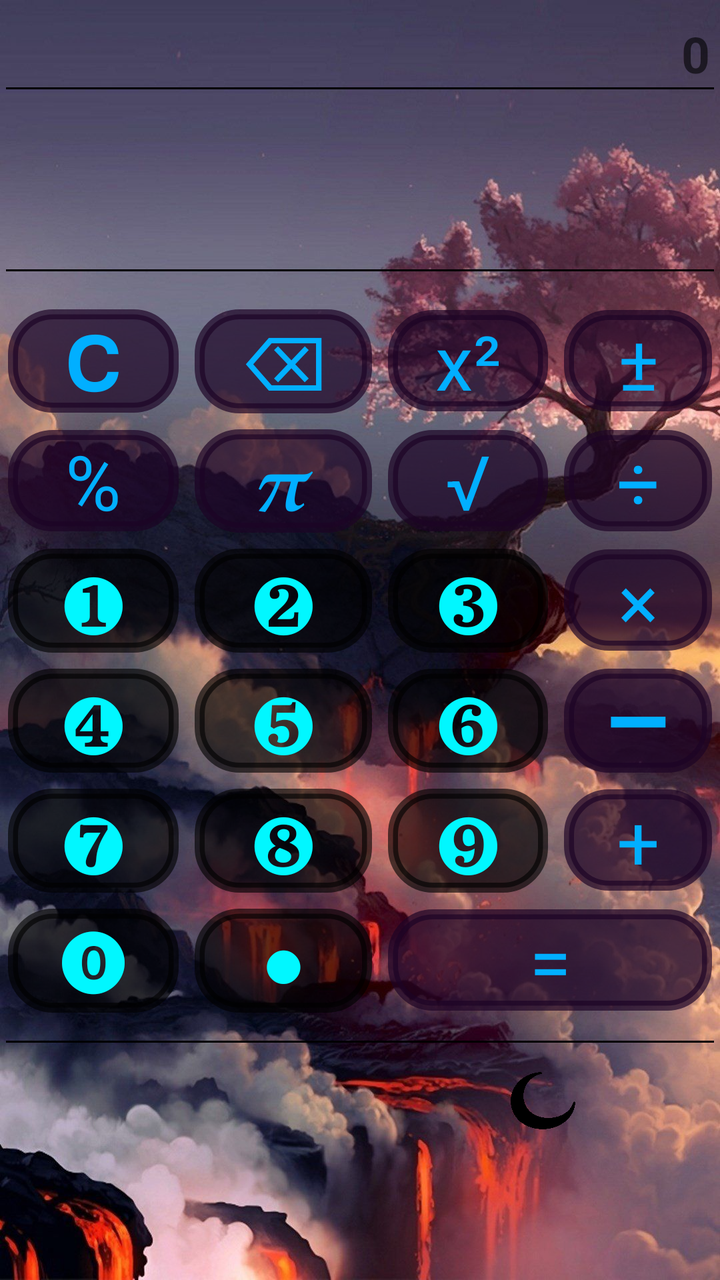
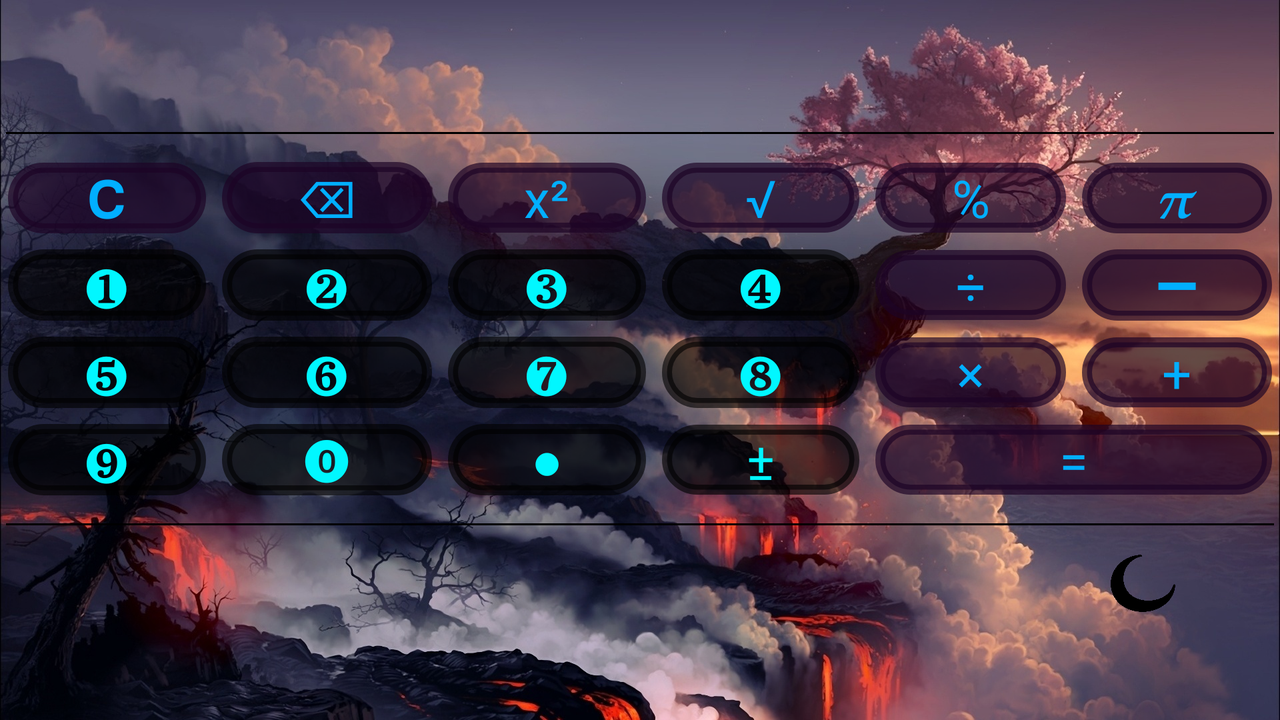

First picture: res/layout/ on a phone held upright. Second picture: the repository's own variant of that layout, on a device whose configuration matches the variant's folder. Source for both follows.
<!-- AndroidManifest.xml: application theme Theme.JavaForAndroid2 -->
<!-- res/layout/activity_main.xml -->
<?xml version="1.0" encoding="utf-8"?>
<LinearLayout xmlns:android="http://schemas.android.com/apk/res/android"
    xmlns:app="http://schemas.android.com/apk/res-auto"
    xmlns:tools="http://schemas.android.com/tools"
    style="?backgroundActivity"
    android:layout_width="match_parent"
    android:layout_height="match_parent"
    android:orientation="vertical"
    tools:context=".ui.CalculatorActivity">

    <TextView
        android:id="@+id/edUserInput"
        android:layout_width="match_parent"
        android:layout_height="wrap_content"
        android:layout_marginTop="10dp"
        android:gravity="end"
        android:hint="@string/zero"
        android:maxHeight="50sp"
        android:paddingEnd="5dp"
        android:textSize="25sp"
        android:textStyle="bold" />

    <View
        android:id="@+id/vLine1"
        android:layout_width="match_parent"
        android:layout_height="1dp"
        android:layout_gravity="center"
        android:layout_marginLeft="3dp"
        android:layout_marginRight="3dp"
        android:background="#000000" />

    <TextView
        android:id="@+id/tvResult"
        style="?textViewTextColor"
        android:layout_width="match_parent"
        android:layout_height="wrap_content"
        android:layout_marginBottom="20dp"
        android:gravity="end"
        android:maxHeight="70dp"
        android:paddingEnd="5dp"
        android:textSize="60sp"
        android:textStyle="bold" />

    <View
        android:id="@+id/vLine2"
        android:layout_width="match_parent"
        android:layout_height="1dp"
        android:layout_gravity="center"
        android:layout_marginLeft="3dp"
        android:layout_marginRight="3dp"
        android:layout_marginBottom="15dp"
        android:background="#000000" />


    <GridLayout
        android:layout_width="match_parent"
        android:layout_height="wrap_content"
        android:columnCount="4"
        android:paddingBottom="10dp"
        android:useDefaultMargins="true">


        <com.google.android.material.button.MaterialButton
            android:id="@+id/btClean"
            style="?calcActionButton"
            android:layout_width="wrap_content"
            android:layout_height="wrap_content"
            android:layout_row="0"
            android:layout_column="0"
            android:layout_columnWeight="1"
            android:text="@string/keyC"
            app:rippleColor="@color/purple_200" />


        <Button
            android:id="@+id/btDelete"
            style="?calcActionButton"
            android:layout_width="wrap_content"
            android:layout_height="wrap_content"
            android:layout_columnWeight="1"
            android:text="@string/keyDelete" />

        <Button
            android:id="@+id/btDegree"
            style="?calcActionButton"
            android:layout_width="wrap_content"
            android:layout_height="wrap_content"
            android:layout_columnWeight="1"
            android:text="@string/keyDegree" />

        <Button
            android:id="@+id/btPlusMinus"
            style="?calcActionButton"
            android:layout_width="wrap_content"
            android:layout_height="wrap_content"
            android:layout_columnWeight="1"
            android:text="@string/keyPlusMinus" />

        <Button
            android:id="@+id/btPercent"
            style="?calcActionButton"
            android:layout_width="wrap_content"
            android:layout_height="wrap_content"
            android:layout_columnWeight="1"
            android:text="@string/keyPercent" />

        <Button
            android:id="@+id/btPi"
            style="?calcActionButton"
            android:layout_width="wrap_content"
            android:layout_height="wrap_content"
            android:layout_columnWeight="1"
            android:text="@string/keyPi" />


        <Button
            android:id="@+id/btRoot"
            style="?calcActionButton"
            android:layout_width="wrap_content"
            android:layout_height="wrap_content"
            android:layout_columnWeight="1"
            android:text="@string/keyRoot" />

        <Button
            android:id="@+id/btDivide"
            style="?calcActionButton"
            android:layout_width="wrap_content"
            android:layout_height="wrap_content"
            android:layout_columnWeight="1"
            android:text="@string/keyDivide" />

        <Button
            android:id="@+id/btKey1"
            android:layout_width="wrap_content"
            android:layout_height="wrap_content"
            android:layout_columnWeight="1"
            android:text="@string/key1" />

        <Button
            android:id="@+id/btKey2"
            android:layout_width="wrap_content"
            android:layout_height="wrap_content"
            android:layout_columnWeight="1"
            android:text="@string/key2" />

        <Button
            android:id="@+id/btKey3"
            android:layout_width="wrap_content"
            android:layout_height="wrap_content"
            android:layout_columnWeight="1"
            android:text="@string/key3" />

        <Button
            android:id="@+id/btMultiply"
            style="?calcActionButton"
            android:layout_width="wrap_content"
            android:layout_height="wrap_content"
            android:layout_columnWeight="1"
            android:text="@string/keyMultiply" />

        <Button
            android:id="@+id/btKey4"
            android:layout_width="wrap_content"
            android:layout_height="wrap_content"
            android:layout_columnWeight="1"
            android:text="@string/key4" />

        <Button
            android:id="@+id/btKey5"
            android:layout_width="wrap_content"
            android:layout_height="wrap_content"
            android:layout_columnWeight="1"
            android:text="@string/key5" />

        <Button
            android:id="@+id/btKey6"
            android:layout_width="wrap_content"
            android:layout_height="wrap_content"
            android:layout_columnWeight="1"
            android:text="@string/key6" />


        <Button
            android:id="@+id/btMinus"
            style="?calcActionButton"
            android:layout_width="wrap_content"
            android:layout_height="wrap_content"
            android:layout_columnWeight="1"
            android:text="@string/keyMinus" />

        <Button
            android:id="@+id/btKey7"
            android:layout_width="wrap_content"
            android:layout_height="wrap_content"
            android:layout_columnWeight="1"
            android:text="@string/key7" />

        <Button
            android:id="@+id/btKey8"
            android:layout_width="wrap_content"
            android:layout_height="wrap_content"
            android:layout_columnWeight="1"
            android:text="@string/key8" />

        <Button
            android:id="@+id/btKey9"
            android:layout_width="wrap_content"
            android:layout_height="wrap_content"
            android:layout_columnWeight="1"
            android:text="@string/key9" />

        <Button
            android:id="@+id/btPlus"
            style="?calcActionButton"
            android:layout_width="wrap_content"
            android:layout_height="wrap_content"
            android:layout_columnWeight="1"
            android:text="@string/keyPlus" />

        <Button
            android:id="@+id/btKey0"
            android:layout_width="wrap_content"
            android:layout_height="wrap_content"
            android:layout_columnWeight="1"
            android:text="@string/key0" />

        <Button
            android:id="@+id/btDot"
            android:layout_width="wrap_content"
            android:layout_height="wrap_content"
            android:layout_columnWeight="1"
            android:text="@string/keyDot" />

        <Button
            android:id="@+id/btEquals"
            style="?calcActionButton"
            android:layout_width="wrap_content"
            android:layout_height="wrap_content"
            android:layout_columnSpan="2"
            android:layout_gravity="fill_horizontal"
            android:text="@string/keyEquals" />

    </GridLayout>

    <View
        android:id="@+id/vLine3"
        android:layout_width="match_parent"
        android:layout_height="1dp"
        android:layout_gravity="center"
        android:layout_marginLeft="3dp"
        android:layout_marginRight="3dp"
        android:background="#000000" />

    <LinearLayout
        android:layout_width="match_parent"
        android:layout_height="wrap_content"
        android:layout_marginTop="10dp"
        android:layout_marginRight="20dp"
        android:gravity="right"
        android:minHeight="60dp">

        <Button
            android:id="@+id/btSettings"
            android:layout_width="42dp"
            android:layout_height="39dp"
            android:layout_marginLeft="5dp"
            android:layout_marginRight="5dp"
            android:background="@drawable/icon_settings"
            android:backgroundTintMode="src_atop"
            android:minWidth="105dp"
            android:padding="10dp"
            android:textSize="20dp"
            android:textStyle="bold" />

        <Button
            android:id="@+id/btDarkTheme"
            android:layout_width="43dp"
            android:layout_height="38dp"
            android:layout_marginLeft="5dp"
            android:background="@drawable/icon_dark"
            android:backgroundTintMode="src_atop"
            android:padding="10dp"
            android:textSize="20dp"
            android:textStyle="bold" />

        <Button
            android:id="@+id/btWhiteTheme"
            android:layout_width="42dp"
            android:layout_height="39dp"
            android:layout_marginLeft="5dp"
            android:background="@drawable/icon_white"
            android:backgroundTintMode="src_atop"
            android:minWidth="105dp"
            android:padding="10dp"
            android:textSize="20dp"
            android:textStyle="bold" />

    </LinearLayout>

</LinearLayout>
<!-- resources referenced by this layout -->
<resources>
  <color name="purple_200">#FFBB86FC</color>
  <!-- drawable icon_dark: png bitmap (drawable, 9211 bytes) -->
  <string name="key0">⓿</string>
  <string name="key1">❶</string>
  <string name="key2">❷</string>
  <string name="key3">❸</string>
  <string name="key4">❹</string>
  <string name="key5">❺</string>
  <string name="key6">❻</string>
  <string name="key7">❼</string>
  <string name="key8">❽</string>
  <string name="key9">❾</string>
  <string name="keyC">𝗖</string>
  <string name="keyDegree">x²</string>
  <string name="keyDelete">⌫</string>
  <string name="keyDivide">÷</string>
  <string name="keyDot">●</string>
  <string name="keyEquals">=</string>
  <string name="keyMinus">━</string>
  <string name="keyMultiply">×</string>
  <string name="keyPercent">%</string>
  <string name="keyPi">𝝅</string>
  <string name="keyPlus">+</string>
  <string name="keyPlusMinus">±</string>
  <string name="keyRoot">√</string>
  <string name="zero">0</string>
  <style name="Theme.JavaForAndroid2" parent="Theme.MaterialComponents.DayNight.DarkActionBar">
          
          <item name="colorPrimary">@color/purple_500</item>
          <item name="colorPrimaryVariant">@color/purple_700</item>
          <item name="colorOnPrimary">@color/white</item>
          
          <item name="colorSecondary">@color/teal_200</item>
          <item name="colorSecondaryVariant">@color/teal_700</item>
          <item name="colorOnSecondary">@color/black</item>
          
          <item name="android:statusBarColor" tools:targetApi="l">?attr/colorPrimaryVariant</item>
          
          <item name="materialButtonStyle">@style/CalcButton</item>
          <item name="calcActionButton">@style/CalcButton.ActionCalcButton</item>
          <item name="textViewTextColor">@style/TextViewTextColor</item>
          <item name="backgroundActivity">@style/backgroundActivity</item>
          <item name="backgroundActivityLand">@style/backgroundActivityLand</item>
  
  
      </style>
  <color name="purple_500">#FF6200EE</color>
  <color name="purple_700">#FF3700B3</color>
  <color name="white">#FFFFFFFF</color>
  <color name="teal_200">#FF03DAC5</color>
  <color name="teal_700">#FF018786</color>
  <color name="black">#FF000000</color>
  <style name="CalcButton">
  
          
          <item name="android:backgroundTint">#9E000000</item>
          <item name="android:textColor">#01F7FF</item>
          <item name="android:textSize">38sp</item>
          <item name="cornerRadius">100dp</item>
          <item name="android:gravity">center</item>
          <item name="android:background">@drawable/rectangle</item>
  
      </style>
  <style name="CalcButton.ActionCalcButton">
          <item name="android:backgroundTint">#AE1D0325</item>
          <item name="android:textColor">#01AFFF</item>
  
      </style>
  <style name="TextViewTextColor">
          <item name="android:textColor">@color/black</item>
  
      </style>
  <style name="backgroundActivity">
  
          <item name="android:background">@drawable/wood</item>
      </style>
  <style name="backgroundActivityLand">
  
          <item name="android:background">@drawable/sakura</item>
      </style>
  <!-- drawable rectangle (drawable) -->
  <?xml version="1.0" encoding="utf-8"?>
  <shape xmlns:android="http://schemas.android.com/apk/res/android"
      android:shape="rectangle">
  
      <solid android:color="@color/black" />
      <stroke
          android:width="5dp"
          android:color="@color/black" />
      <corners android:radius="20dp" />
  </shape>
  <!-- drawable wood: jpg bitmap (drawable, 190702 bytes) -->
  <!-- drawable sakura: jpg bitmap (drawable, 442127 bytes) -->
</resources>
<!-- res/layout-land/activity_main.xml (the repository's variant of the layout above) -->
<!-- drawn on the phone turned sideways -->
<?xml version="1.0" encoding="utf-8"?>
<LinearLayout xmlns:android="http://schemas.android.com/apk/res/android"
    xmlns:app="http://schemas.android.com/apk/res-auto"
    xmlns:tools="http://schemas.android.com/tools"
    style="?backgroundActivityLand"
    android:layout_width="match_parent"
    android:layout_height="match_parent"
    android:orientation="vertical"
    tools:context=".ui.CalculatorActivity">


    <TextView
        android:id="@+id/tvResult"
        style="?textViewTextColor"
        android:layout_width="match_parent"
        android:layout_height="wrap_content"
        android:layout_marginBottom="20dp"
        android:gravity="end"
        android:maxHeight="46dp"
        android:paddingEnd="5dp"
        android:textSize="42sp"
        android:textStyle="bold" />

    <View
        android:id="@+id/vLine2"
        android:layout_width="match_parent"
        android:layout_height="1dp"
        android:layout_gravity="center"
        android:layout_marginLeft="3dp"
        android:layout_marginRight="3dp"
        android:layout_marginBottom="10dp"
        android:background="#000000" />


    <GridLayout
        android:layout_width="match_parent"
        android:layout_height="wrap_content"
        android:columnCount="6"
        android:paddingBottom="10dp"
        android:useDefaultMargins="true">

        <Button
            android:id="@+id/btClean"
            style="?calcActionButton"
            android:layout_width="wrap_content"
            android:layout_height="wrap_content"
            android:layout_row="0"
            android:layout_column="0"
            android:layout_columnWeight="1"
            android:text="@string/keyC"
            android:textSize="@dimen/text_size_land" />


        <Button
            android:id="@+id/btDelete"
            style="?calcActionButton"
            android:layout_width="wrap_content"
            android:layout_height="wrap_content"
            android:layout_columnWeight="1"
            android:text="@string/keyDelete"
            android:textSize="@dimen/text_size_land" />

        <Button
            android:id="@+id/btDegree"
            style="?calcActionButton"
            android:layout_width="wrap_content"
            android:layout_height="wrap_content"
            android:layout_columnWeight="1"
            android:text="@string/keyDegree"
            android:textSize="@dimen/text_size_land" />

        <Button
            android:id="@+id/btRoot"
            style="?calcActionButton"
            android:layout_width="wrap_content"
            android:layout_height="wrap_content"
            android:layout_columnWeight="1"
            android:text="@string/keyRoot"
            android:textSize="@dimen/text_size_land" />

        <Button
            android:id="@+id/btPercent"
            style="?calcActionButton"
            android:layout_width="wrap_content"
            android:layout_height="wrap_content"
            android:layout_columnWeight="1"
            android:text="@string/keyPercent"
            android:textSize="@dimen/text_size_land" />

        <Button
            android:id="@+id/btPi"
            style="?calcActionButton"
            android:layout_width="wrap_content"
            android:layout_height="wrap_content"
            android:layout_columnWeight="1"
            android:text="@string/keyPi"
            android:textSize="@dimen/text_size_land" />


        <Button
            android:id="@+id/btKey1"
            android:layout_width="wrap_content"
            android:layout_height="wrap_content"
            android:layout_columnWeight="1"
            android:text="@string/key1"
            android:textSize="@dimen/text_size_land" />

        <Button
            android:id="@+id/btKey2"
            android:layout_width="wrap_content"
            android:layout_height="wrap_content"
            android:layout_columnWeight="1"
            android:text="@string/key2"
            android:textSize="@dimen/text_size_land" />

        <Button
            android:id="@+id/btKey3"
            android:layout_width="wrap_content"
            android:layout_height="wrap_content"
            android:layout_columnWeight="1"
            android:text="@string/key3"
            android:textSize="@dimen/text_size_land" />

        <Button
            android:id="@+id/btKey4"
            android:layout_width="wrap_content"
            android:layout_height="wrap_content"
            android:layout_columnWeight="1"
            android:text="@string/key4"
            android:textSize="@dimen/text_size_land" />

        <Button
            android:id="@+id/btDivide"
            style="?calcActionButton"
            android:layout_width="wrap_content"
            android:layout_height="wrap_content"
            android:layout_columnWeight="1"
            android:text="@string/keyDivide"
            android:textSize="@dimen/text_size_land" />

        <Button
            android:id="@+id/btMinus"
            style="?calcActionButton"
            android:layout_width="wrap_content"
            android:layout_height="wrap_content"
            android:layout_columnWeight="1"
            android:text="@string/keyMinus"
            android:textSize="@dimen/text_size_land" />

        <Button
            android:id="@+id/btKey5"
            android:layout_width="wrap_content"
            android:layout_height="wrap_content"
            android:layout_columnWeight="1"
            android:text="@string/key5"
            android:textSize="@dimen/text_size_land" />

        <Button
            android:id="@+id/btKey6"
            android:layout_width="wrap_content"
            android:layout_height="wrap_content"
            android:layout_columnWeight="1"
            android:text="@string/key6"
            android:textSize="@dimen/text_size_land" />

        <Button
            android:id="@+id/btKey7"
            android:layout_width="wrap_content"
            android:layout_height="wrap_content"
            android:layout_columnWeight="1"
            android:text="@string/key7"
            android:textSize="@dimen/text_size_land" />


        <Button
            android:id="@+id/btKey8"
            android:layout_width="wrap_content"
            android:layout_height="wrap_content"
            android:layout_columnWeight="1"
            android:text="@string/key8"
            android:textSize="@dimen/text_size_land" />


        <Button
            android:id="@+id/btMultiply"
            style="?calcActionButton"
            android:layout_width="wrap_content"
            android:layout_height="wrap_content"
            android:layout_columnWeight="1"
            android:text="@string/keyMultiply"
            android:textSize="@dimen/text_size_land" />

        <Button
            android:id="@+id/btPlus"
            style="?calcActionButton"
            android:layout_width="wrap_content"
            android:layout_height="wrap_content"
            android:layout_columnWeight="1"
            android:text="@string/keyPlus"
            android:textSize="@dimen/text_size_land" />

        <Button
            android:id="@+id/btKey9"
            android:layout_width="wrap_content"
            android:layout_height="wrap_content"
            android:layout_columnWeight="1"
            android:text="@string/key9"
            android:textSize="@dimen/text_size_land" />

        <Button
            android:id="@+id/btKey0"
            android:layout_width="wrap_content"
            android:layout_height="wrap_content"
            android:layout_columnWeight="1"
            android:text="@string/key0"
            android:textSize="@dimen/text_size_land" />

        <Button
            android:id="@+id/btDot"
            android:layout_width="wrap_content"
            android:layout_height="wrap_content"
            android:layout_columnWeight="1"
            android:text="@string/keyDot"
            android:textSize="@dimen/text_size_land" />

        <Button
            android:id="@+id/btPlusMinus"
            android:layout_width="wrap_content"
            android:layout_height="wrap_content"
            android:layout_columnWeight="1"
            android:text="@string/keyPlusMinus"
            android:textSize="@dimen/text_size_land" />

        <Button
            android:id="@+id/btEquals"
            style="?calcActionButton"
            android:layout_width="wrap_content"
            android:layout_height="wrap_content"
            android:layout_columnSpan="2"
            android:layout_gravity="fill_horizontal"
            android:text="@string/keyEquals"
            android:textSize="@dimen/text_size_land" />

    </GridLayout>

    <View
        android:id="@+id/vLine3"
        android:layout_width="match_parent"
        android:layout_height="1dp"
        android:layout_gravity="center"
        android:layout_marginLeft="3dp"
        android:layout_marginRight="3dp"
        android:background="#000000" />

    <LinearLayout
        android:layout_width="match_parent"
        android:layout_height="wrap_content"
        android:layout_marginTop="10dp"
        android:gravity="right">

        <Button
            android:id="@+id/btDarkTheme"
            android:layout_width="43dp"
            android:layout_height="38dp"
            android:layout_marginLeft="5dp"
            android:background="@drawable/icon_dark"
            android:backgroundTintMode="src_atop"
            android:padding="10dp"
            android:textSize="20dp"
            android:textStyle="bold" />

        <Button
            android:id="@+id/btWhiteTheme"
            android:layout_width="42dp"
            android:layout_height="39dp"
            android:layout_marginLeft="5dp"
            android:background="@drawable/icon_white"
            android:backgroundTintMode="src_atop"
            android:minWidth="105dp"
            android:padding="10dp"
            android:textSize="20dp"
            android:textStyle="bold" />
    </LinearLayout>

</LinearLayout>
<!-- resources referenced by the variant -->
<!-- as the phone turned sideways resolves them -->
<resources>
  <dimen name="text_size_land">26sp</dimen>
  <!-- drawable icon_dark: png bitmap (drawable, 9211 bytes) -->
  <string name="key0">⓿</string>
  <string name="key1">❶</string>
  <string name="key2">❷</string>
  <string name="key3">❸</string>
  <string name="key4">❹</string>
  <string name="key5">❺</string>
  <string name="key6">❻</string>
  <string name="key7">❼</string>
  <string name="key8">❽</string>
  <string name="key9">❾</string>
  <string name="keyC">𝗖</string>
  <string name="keyDegree">x²</string>
  <string name="keyDelete">⌫</string>
  <string name="keyDivide">÷</string>
  <string name="keyDot">●</string>
  <string name="keyEquals">=</string>
  <string name="keyMinus">━</string>
  <string name="keyMultiply">×</string>
  <string name="keyPercent">%</string>
  <string name="keyPi">𝝅</string>
  <string name="keyPlus">+</string>
  <string name="keyPlusMinus">±</string>
  <string name="keyRoot">√</string>
  <style name="Theme.JavaForAndroid2" parent="Theme.MaterialComponents.DayNight.DarkActionBar">
          
          <item name="colorPrimary">@color/purple_500</item>
          <item name="colorPrimaryVariant">@color/purple_700</item>
          <item name="colorOnPrimary">@color/white</item>
          
          <item name="colorSecondary">@color/teal_200</item>
          <item name="colorSecondaryVariant">@color/teal_700</item>
          <item name="colorOnSecondary">@color/black</item>
          
          <item name="android:statusBarColor" tools:targetApi="l">?attr/colorPrimaryVariant</item>
          
          <item name="materialButtonStyle">@style/CalcButton</item>
          <item name="calcActionButton">@style/CalcButton.ActionCalcButton</item>
          <item name="textViewTextColor">@style/TextViewTextColor</item>
          <item name="backgroundActivity">@style/backgroundActivity</item>
          <item name="backgroundActivityLand">@style/backgroundActivityLand</item>
  
  
      </style>
  <color name="purple_500">#FF6200EE</color>
  <color name="purple_700">#FF3700B3</color>
  <color name="white">#FFFFFFFF</color>
  <color name="teal_200">#FF03DAC5</color>
  <color name="teal_700">#FF018786</color>
  <color name="black">#FF000000</color>
  <style name="CalcButton">
  
          
          <item name="android:backgroundTint">#9E000000</item>
          <item name="android:textColor">#01F7FF</item>
          <item name="android:textSize">38sp</item>
          <item name="cornerRadius">100dp</item>
          <item name="android:gravity">center</item>
          <item name="android:background">@drawable/rectangle</item>
  
      </style>
  <style name="CalcButton.ActionCalcButton">
          <item name="android:backgroundTint">#AE1D0325</item>
          <item name="android:textColor">#01AFFF</item>
  
      </style>
  <style name="TextViewTextColor">
          <item name="android:textColor">@color/black</item>
  
      </style>
  <style name="backgroundActivity">
  
          <item name="android:background">@drawable/wood</item>
      </style>
  <style name="backgroundActivityLand">
  
          <item name="android:background">@drawable/sakura</item>
      </style>
  <!-- drawable rectangle (drawable) -->
  <?xml version="1.0" encoding="utf-8"?>
  <shape xmlns:android="http://schemas.android.com/apk/res/android"
      android:shape="rectangle">
  
      <solid android:color="@color/black" />
      <stroke
          android:width="5dp"
          android:color="@color/black" />
      <corners android:radius="20dp" />
  </shape>
  <!-- drawable wood: jpg bitmap (drawable, 190702 bytes) -->
  <!-- drawable sakura: jpg bitmap (drawable, 442127 bytes) -->
</resources>
